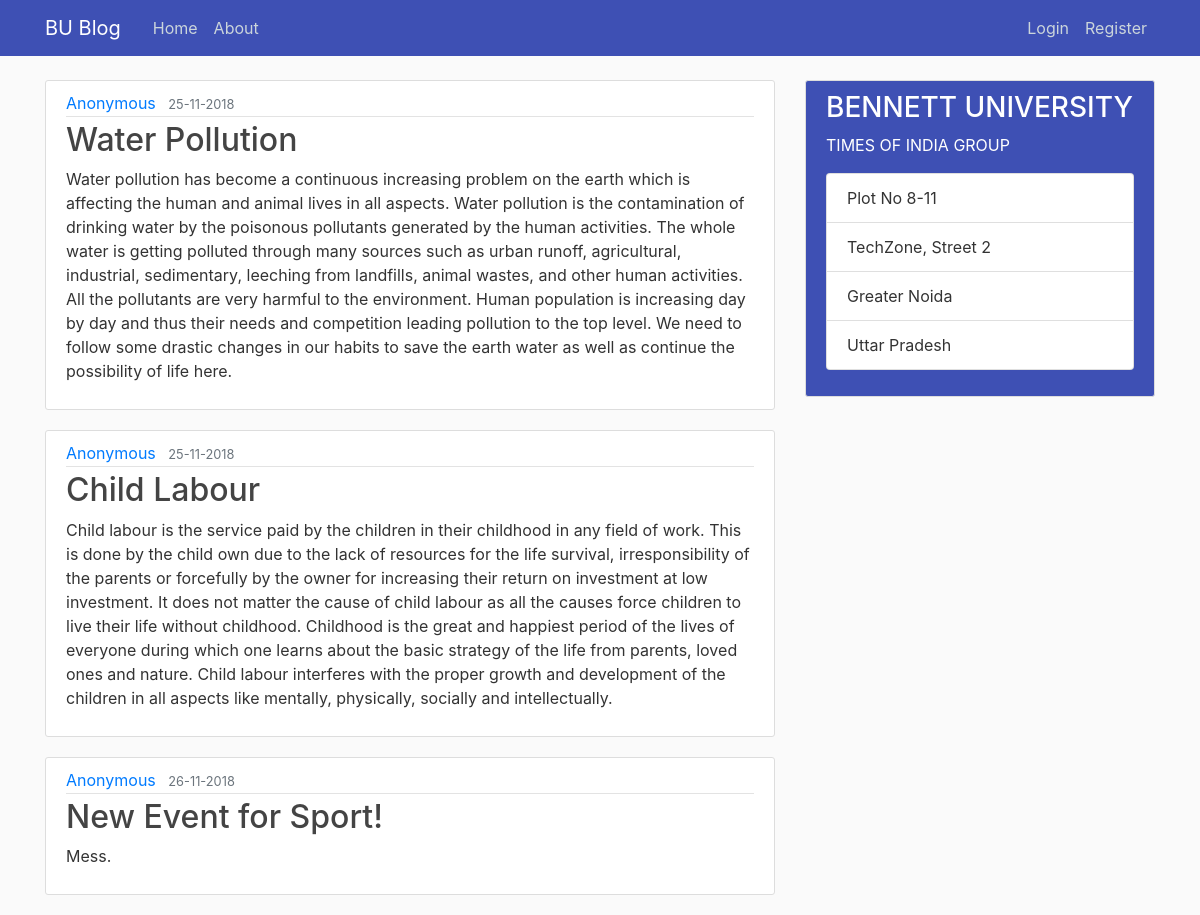
The app's page /play with its own data.
### m24/models.py (models this page shows, shortened)
class Anonymous(db.Model):
    id = db.Column(db.Integer, primary_key=True)
    title = db.Column(db.String(100), nullable=False)
    date_posted = db.Column(db.DateTime, nullable=False, default=datetime.utcnow)
    content = db.Column(db.Text, nullable=False)
    user_id = db.Column(db.Integer, db.ForeignKey('user.id'), nullable=False)

### m24/routes.py (the view)
@app.route("/play")
def play():
    anonymous = Anonymous.query.all()
    return render_template('play.html', anonymous=anonymous)

### m24/templates/play.html
{%extends "layout.html" %}
{%block content %}
	{%for anonymous in anonymous%}
		<article class="media content-section">
		  <div class="media-body" >
		    <div class="article-metadata">
		      <a class="mr-2" href="#">Anonymous</a>
		      <small class="text-muted">{{ anonymous.date_posted.strftime('%d-%m-%Y') }}</small>
		    </div>
		    <h2><a class="article-title" href="#">{{ anonymous.title }}</a></h2>
		    <p class="article-content">{{ anonymous.content }}</p>
		  </div>
		</article>
	{% endfor %}
{% endblock content%}

### m24/static/mol.css (style rules this page uses)
body { background: #FAFAFA; color: #333333; margin-top: 5rem; }
h1, h2, h3, h4, h5, h6 { color: #444444; }
.content-section { background: #ffffff; padding: 10px 20px; border: 1px solid #dddddd; border-radius: 3px; margin-bottom: 20px; }
.article-title { color: #444444; }
.article-content { white-space: pre-line; }
.article-metadata { padding-bottom: 1px; margin-bottom: 4px; border-bottom: 1px solid #e3e3e3 }

### records on screen
Anonymous: date_posted "25-11-2018", title "Water Pollution", content "Water pollution has become a continuous increasing problem on the earth which is affecting the human and animal lives in all aspects. Water pollution is the contamination of drinking water by the poisonous pollutants generated by the human activities. The whole water is getting polluted through many sources such as urban runoff, agricultural, industrial, sedimentary, leeching from landfills, animal wastes, and other human activities. All the pollutants are very harmful to the environment. Human population is increasing day by day and thus their needs and competition leading pollution to the top level. We need to follow some drastic changes in our habits to save the earth water as well as…"
Anonymous: date_posted "25-11-2018", title "Child Labour", content "Child labour is the service paid by the children in their childhood in any field of work. This is done by the child own due to the lack of resources for the life survival, irresponsibility of the parents or forcefully by the owner for increasing their return on investment at low investment. It does not matter the cause of child labour as all the causes force children to live their life without childhood. Childhood is the great and happiest period of the lives of everyone during which one learns about the basic strategy of the life from parents, loved ones and nature. Child labour interferes with the proper growth and development of the children in all aspects like mentally, physically,…"
Anonymous: date_posted "26-11-2018", title "New Event for Sport!", content "Mess."
